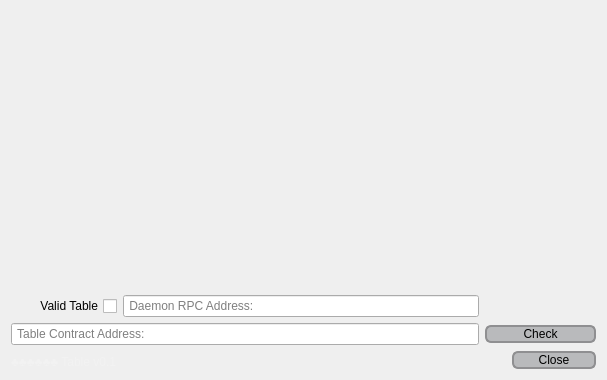
<?xml version="1.0" encoding="UTF-8"?>
<ui version="4.0">
 <class>Menu</class>
 <widget class="QDialog" name="Menu">
  <property name="geometry">
   <rect>
    <x>0</x>
    <y>0</y>
    <width>607</width>
    <height>380</height>
   </rect>
  </property>
  <property name="windowTitle">
   <string>Menu</string>
  </property>
  <property name="windowIcon">
   <iconset resource="img.qrc">
    <normaloff>:/images/pokerLogo.png</normaloff>:/images/pokerLogo.png</iconset>
  </property>
  <property name="styleSheet">
   <string notr="true">QDialog{
	background-image: url(:/images/background.png);	
	background-position: center;
}

QPushButton:enabled{
	background-color: rgb(85, 88, 93, 90);
    border: 2px solid #8f8f91;
    border-radius: 6px;
    min-width: 80px;
}

QPushButton:hover {
	background-color: rgb(79, 186, 196, 150);
}

QPushButton:pressed {
	background-color: rgb(56, 47, 165);
}</string>
  </property>
  <layout class="QGridLayout" name="gridLayout">
   <item row="2" column="0">
    <widget class="QCheckBox" name="checkBox">
     <property name="layoutDirection">
      <enum>Qt::RightToLeft</enum>
     </property>
     <property name="text">
      <string>Valid Table</string>
     </property>
    </widget>
   </item>
   <item row="1" column="2">
    <spacer name="verticalSpacer">
     <property name="orientation">
      <enum>Qt::Vertical</enum>
     </property>
     <property name="sizeHint" stdset="0">
      <size>
       <width>20</width>
       <height>158</height>
      </size>
     </property>
    </spacer>
   </item>
   <item row="3" column="3">
    <widget class="QPushButton" name="contractButton">
     <property name="focusPolicy">
      <enum>Qt::NoFocus</enum>
     </property>
     <property name="text">
      <string>Check</string>
     </property>
    </widget>
   </item>
   <item row="2" column="1" colspan="2">
    <widget class="QLineEdit" name="menuDaemonRPCinput">
     <property name="minimumSize">
      <size>
       <width>356</width>
       <height>0</height>
      </size>
     </property>
     <property name="text">
      <string/>
     </property>
     <property name="placeholderText">
      <string> Daemon RPC Address:</string>
     </property>
    </widget>
   </item>
   <item row="5" column="0">
    <widget class="QLabel" name="label_2">
     <property name="styleSheet">
      <string notr="true">color: rgb(255, 255, 255, 45);</string>
     </property>
     <property name="text">
      <string>♣♣♣♣♣♣ Table v0.1</string>
     </property>
     <property name="alignment">
      <set>Qt::AlignBottom|Qt::AlignLeading|Qt::AlignLeft</set>
     </property>
     <property name="wordWrap">
      <bool>false</bool>
     </property>
    </widget>
   </item>
   <item row="0" column="0" colspan="4">
    <widget class="QLabel" name="label">
     <property name="minimumSize">
      <size>
       <width>421</width>
       <height>91</height>
      </size>
     </property>
     <property name="styleSheet">
      <string notr="true">image: url(:/images/pokerLogo.png);</string>
     </property>
     <property name="text">
      <string/>
     </property>
     <property name="scaledContents">
      <bool>true</bool>
     </property>
    </widget>
   </item>
   <item row="3" column="0" colspan="3">
    <widget class="QLineEdit" name="contractLineEdit">
     <property name="text">
      <string/>
     </property>
     <property name="placeholderText">
      <string> Table Contract Address:</string>
     </property>
    </widget>
   </item>
   <item row="5" column="3">
    <widget class="QDialogButtonBox" name="buttonBox">
     <property name="minimumSize">
      <size>
       <width>88</width>
       <height>0</height>
      </size>
     </property>
     <property name="maximumSize">
      <size>
       <width>150</width>
       <height>16777215</height>
      </size>
     </property>
     <property name="layoutDirection">
      <enum>Qt::LeftToRight</enum>
     </property>
     <property name="standardButtons">
      <set>QDialogButtonBox::Close</set>
     </property>
     <property name="centerButtons">
      <bool>false</bool>
     </property>
    </widget>
   </item>
  </layout>
 </widget>
 <resources>
  <include location="img.qrc"/>
 </resources>
 <connections>
  <connection>
   <sender>buttonBox</sender>
   <signal>rejected()</signal>
   <receiver>Menu</receiver>
   <slot>reject()</slot>
   <hints>
    <hint type="sourcelabel">
     <x>529</x>
     <y>360</y>
    </hint>
    <hint type="destinationlabel">
     <x>249</x>
     <y>357</y>
    </hint>
   </hints>
  </connection>
 </connections>
</ui>
